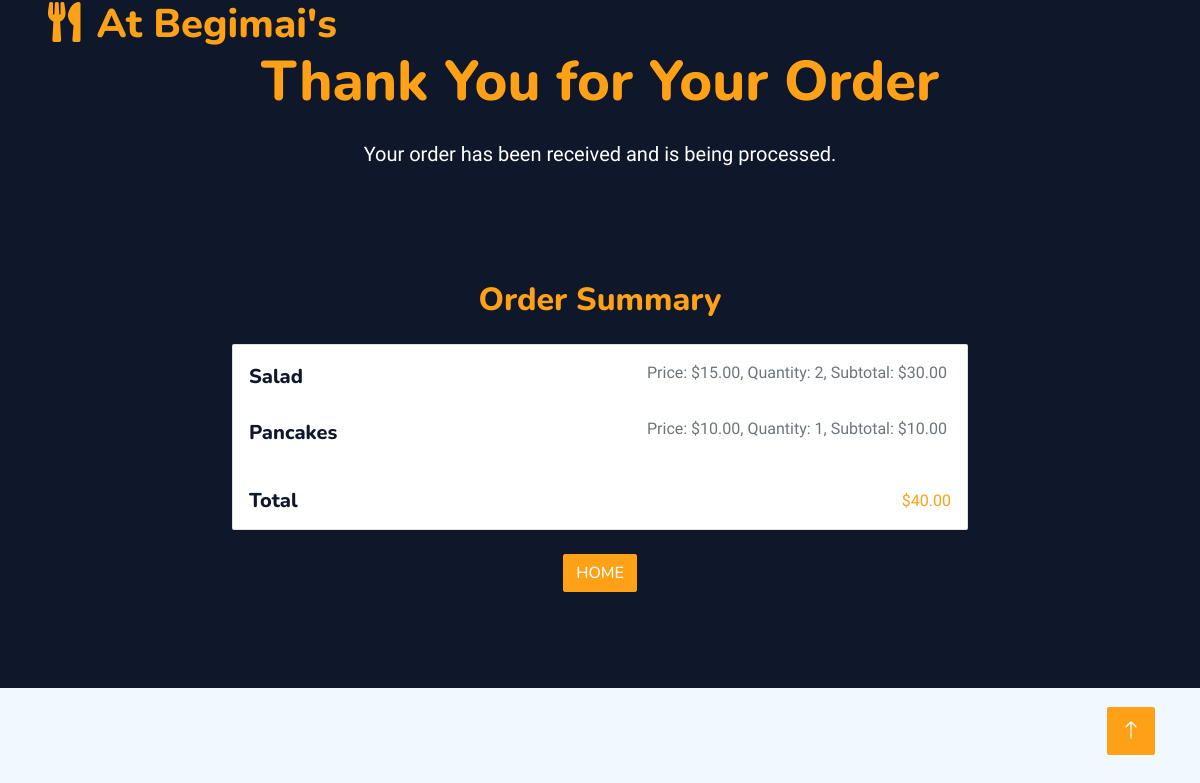
/dishes/thanks (signed in), run on the app's committed database.
### dishes/models.py (models this page shows, shortened)
class Basket(models.Model):
    user = models.ForeignKey(to=User, on_delete=models.CASCADE)
    dish = models.ForeignKey(to=Dish, on_delete = models.CASCADE)
    quantity = models.PositiveSmallIntegerField(default=0)
    create_timestamp = models.DateTimeField(auto_now_add=True)
    objects = BasketQuerySet.as_manager()
    def sum(self):
        return self.dish.price*self.quantity

class Dish(models.Model):
    name = models.CharField(max_length=128, unique=True)
    price = models.DecimalField(max_digits=10, decimal_places=2)
    image = models.ImageField(upload_to='dishes_images')
    description = models.TextField(null=True, blank=True)
    category = models.ForeignKey(null=True, to=Category, on_delete=models.CASCADE)
    class Meta:
        verbose_name = 'Dish'
        verbose_name_plural = 'Dishes'

### dishes/views.py (the view)
# urls.py: path('thanks', thankYou, name='thanks'),
def thankYou(request):
    basket = Basket.objects.filter(user=request.user)
    context = {'title': 'Thank You!', 'basket': basket}
    return render(request, 'dishes/thanks.html', context)

### dishes/models.py (called while the page is built)
    def total_sum(self):
        return sum(basket.sum()for basket in self)

### dishes/templates/dishes/thanks.html (shortened to what this page needs)
<!DOCTYPE html>
<html lang="en">
<head>
    <link href="https://cdnjs.cloudflare.com/ajax/libs/font-awesome/5.10.0/css/all.min.css" rel="stylesheet">
    <link href="https://cdn.jsdelivr.net/npm/bootstrap-icons@1.4.1/font/bootstrap-icons.css" rel="stylesheet">
    <link href="/static/css/bootstrap.min.css" rel="stylesheet">
    <link href="/static/css/style.css" rel="stylesheet">
</head>
<body>
    <div class="container-xxl bg-white p-0">
        <div class="container-xxl position-relative p-0">
            <nav class="navbar navbar-expand-lg navbar-dark bg-dark px-4 px-lg-5 py-3 py-lg-0">
                <a href="" class="navbar-brand p-0">
                    <h1 class="text-primary m-0"><i class="fa fa-utensils me-3"></i>At Begimai's</h1>
                </a>
            </nav>
        </div>
        <div class="container-xxl bg-dark p-0">
            <div class="container-xxl bg-dark py-5">
                <div class="container text-center">
                    <h1 class="display-4 text-primary mb-4">Thank You for Your Order</h1>
                    <p class="lead text-white">Your order has been received and is being processed.</p>
                </div>
            </div>
            <div class="container-xxl py-5">
                <div class="container">
                    <h2 class="text-primary mb-4 text-center">Order Summary</h2>
                    <div class="row">
                        <div class="col-md-8 offset-md-2">
                            <div class="card mb-4">
                                <div class="card-body">
                                    {% for item in basket %}
                                    <div class="d-flex justify-content-between align-items-center mb-3">
                                        <h5 class="card-title mb-0"> {{ item.dish.name }}</h5>
                                        <div class="d-flex justify-content-between align-items-center mb-2">
                                        <span class="text-muted">Price: ${{ item.dish.price }},</span>
                                        <span class="text-muted">Quantity: {{ item.quantity }},</span>
                                        <span class="text-muted">Subtotal: ${{ item.sum }}</span>
                                    </div>
                                    </div>
                                    {% endfor %}
                                    <div class="d-flex justify-content-between align-items-center mt-4">
                                        <h5 class="mb-0">Total</h5>
                                        <span class="text-primary">${{ basket.total_sum }}</span>
                                    </div>
                                </div>
                            </div>
                            <div class="container text-center mb-5">
                                    <a href="{%url 'dishes:index'%}" class="btn btn-primary">Home</a>
                                </div>
                            </div>
                        </div>
                    </div>
                </div>
            </div>
        <a href="#" class="btn btn-lg btn-primary btn-lg-square back-to-top"><i class="bi bi-arrow-up"></i></a>
    </div>
</body>
</html>

### static/css/style.css (style rules this page uses)
:root { --primary: #FEA116; --light: #F1F8FF; --dark: #0F172B; }
.back-to-top { position: fixed; display: none; right: 45px; bottom: 45px; z-index: 99; }
.btn { font-family: 'Nunito', sans-serif; font-weight: 500; text-transform: uppercase; transition: .5s; }
.btn.btn-primary, .btn.btn-secondary { color: #FFFFFF; }
.btn-lg-square { width: 48px; height: 48px; }
.btn-square, .btn-sm-square, .btn-lg-square { padding: 0; display: flex; align-items: center; justify-content: center; font-weight: normal; border-radius: 2px; }
@media (min-width: 992px) { .navbar-dark { position: absolute; width: 100%; top: 0; left: 0; z-index: 999; background: transparent !important; } }

### data on the page
Basket: dish.name "Salad", dish.price "15.00", quantity "2", sum "30.00", total_sum "40.00"
Basket: dish.name "Pancakes", dish.price "10.00", quantity "1", sum "10.00"
